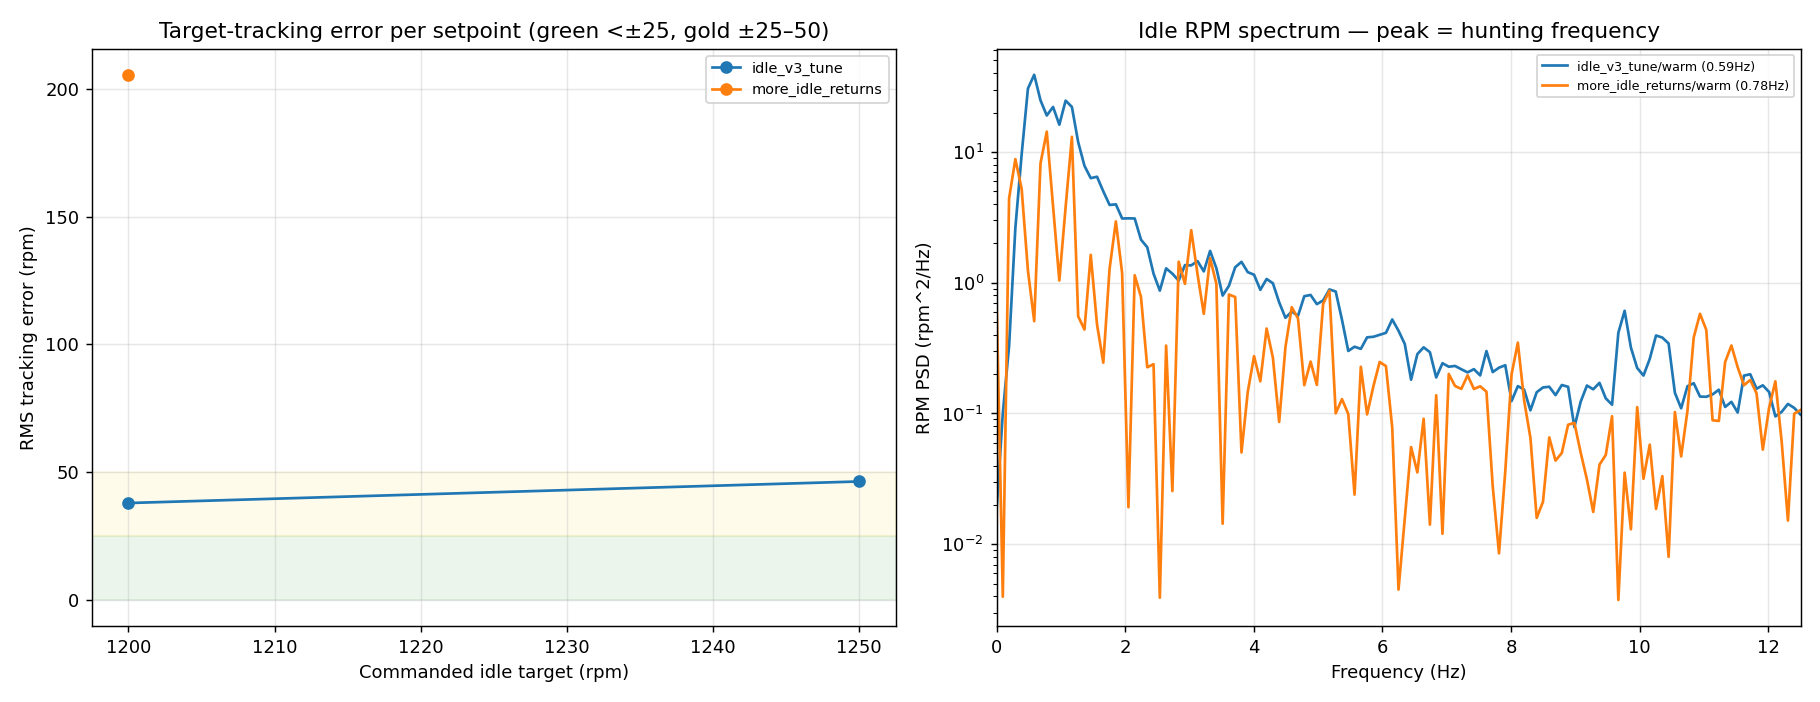

Generate this figure with Python:
"""Idle target-tracking + stability from RPM — the right combustion-stability proxy AT IDLE.

GOAL: idle should TRACK TARGET tightly EVERYWHERE (cold high-idle through warm), so we
measure error vs the commanded `Idle target`, per setpoint, in both thermal regimes.

WHY RPM, NOT KNOCK, AT IDLE
---------------------------
At idle, cylinder pressure is low, so knock ring-down energy is tiny and buried in
injector/valvetrain noise — knock CoV at idle measures mechanical noise, not combustion.
Crank-speed fluctuation is the classic idle combustion-stability proxy (OBD-II misfire
detection works this way): each cylinder's torque impulse accelerates the crank.

TWO METRIC FAMILIES
-------------------
  TRACKING (vs target)            STABILITY (scatter)
  - bias   = mean(RPM - target)   - hold_CoV  = std(RPM)/mean      (hunting + jitter)
  - RMS err= sqrt(mean(e^2))      - jitter_CoV= std(RPM-trend)/mean (fast only)
  - %within +/-25, +/-50 rpm      - hunt_Hz   = dominant RPM-PSD peak (hunting limit cycle)
  CoV-around-own-mean forgives a steady offset from target; RMS error does NOT. Report both.

OEM YARDSTICK
-------------
Steady warm idle holds ~+/-20-50 rpm of target (std ~10-15 rpm, CoV ~1.5-2%, COV-of-IMEP
<5%). >10% COV-of-IMEP is the perceived-roughness limit. Transients (AC, gear engage) get a
bigger momentary excursion but should settle in ~1-2 s without hunting.

SAMPLE-RATE WALL
----------------
Idle firing freq (6-cyl 4-stroke @ ~1000 rpm) ~= 50 Hz. A 25 Hz log (Nyquist 12.5 Hz)
aliases per-firing content into the low band, so hold/jitter CoV = idle QUALITY, NOT a
COV-of-IMEP number. 100 Hz exports (Nyquist 50 Hz) sharpen the hunting PSD but still can't
give honest per-cycle combustion CoV.

THERMAL REGIME
--------------
warm vs warmup is decided by CLT when logged (>= WARM_CLT), else by `Idle target` relative
to the log's lowest steady target (high target == cold). Both regimes are reported; nothing
is thrown away. Per-target-band table shows tracking AT EACH commanded setpoint.

STEADINESS GATE: by RPM slew rate (not closeness to target), so a steady-but-OFFSET idle is
kept (it's a tracking miss we want to see) while returns/flares are excluded.

Run:    python supra/scripts/idle_stability.py
Output: per-target-band + per-regime tables, and supra/scripts/idle_stability.png
"""
import os
import numpy as np
import pandas as pd
import matplotlib
matplotlib.use("Agg")
import matplotlib.pyplot as plt

# ---- config -------------------------------------------------------------------
OD = r"C:/Users/WTCra/OneDrive/Documents/EMU_BLACK_V3/Supra"
ODL = OD + "/LogAutosave"

LOGS = [
    ("idle_v3_tune",      "supra/logs/idle_log_v3_tune.csv"),
    ("more_idle_returns", "supra/logs/more_idle_returns.csv"),
    ("drive_wobble",      "supra/logs/drive_wobble.csv"),
]

TPS_MARGIN     = 1.5    # %  above auto-detected closed-throttle TPS still "closed"
TPS_CLOSED_PCT = 2.0    # percentile estimating closed-throttle TPS
VSS_MAX        = 2.0    # <= this is stationary
RPM_LO, RPM_HI = 550, 2000   # absolute idle/high-idle sanity window
RATE_MAX       = 300.0  # rpm/s; |dRPM/dt| above this = transient (return/flare) -> excluded
RATE_K         = 3      # samples for the rate estimate (~0.12 s @ 25 Hz)
MIN_SEG_S      = 4.0    # minimum steady stretch
GAP_BRIDGE_S   = 0.5    # bridge sub-blip breaks
TREND_S        = 1.0    # rolling-mean window defining "slow drift" for jitter
WARM_CLT       = 80.0   # degC; CLT >= this == warm (when CLT logged)
TGT_WARM_MARGIN= 100.0  # rpm; target <= min_steady_target + this == warm (CLT fallback)
WARN_RATE_HZ   = 40.0

NUMCOLS = ["TIME", "RPM", "Idle target", "TPS", "Vehicle Speed", "CLT", "Charge temp"]


def load(path):
    df = pd.read_csv(path, sep=";", decimal=".", low_memory=False)
    for c in NUMCOLS:
        if c in df.columns:
            df[c] = pd.to_numeric(df[c], errors="coerce")
    return df


def sample_rate(df):
    dt = np.median(np.diff(df["TIME"].values))
    return (1.0 / dt if dt > 0 else np.nan), dt


def steady_mask(df, tps_closed, dt):
    m = pd.Series(True, index=df.index)
    if "TPS" in df:
        m &= df["TPS"] <= tps_closed + TPS_MARGIN
    if "Vehicle Speed" in df:
        m &= df["Vehicle Speed"].fillna(0).abs() <= VSS_MAX
    m &= df["RPM"].between(RPM_LO, RPM_HI)
    if "Idle target" in df:
        m &= df["Idle target"].notna()
    # slew-rate gate: settled, not mid-transient
    tdt = df["TIME"].diff(RATE_K)
    slew = (df["RPM"].diff(RATE_K) / tdt.where(tdt > 0)).abs()
    m &= slew.fillna(0) <= RATE_MAX
    return m.fillna(False)


def runs(mask, dt):
    bridge = max(1, int(round(GAP_BRIDGE_S / dt)))
    idx = np.where(mask.values)[0]
    if len(idx) == 0:
        return []
    out, s, prev = [], idx[0], idx[0]
    for i in idx[1:]:
        if i - prev <= bridge:
            prev = i
        else:
            out.append((s, prev)); s = prev = i
    out.append((s, prev))
    minlen = int(round(MIN_SEG_S / dt))
    return [(a, b) for a, b in out if (b - a + 1) >= minlen]


def welch_psd(x, fs, nperseg=None):
    x = np.asarray(x, float); x = x - x.mean(); n = len(x)
    if n < 16:
        return np.array([]), np.array([])
    nperseg = int(min(256, n) if nperseg is None else nperseg)
    step = max(1, nperseg // 2); win = np.hanning(nperseg)
    scale = 1.0 / (fs * (win ** 2).sum())
    starts = list(range(0, n - nperseg + 1, step)) or [0]
    acc = None
    for st in starts:
        seg = x[st:st + nperseg] * win
        if len(seg) < nperseg:
            seg = np.pad(seg, (0, nperseg - len(seg)))
        p = np.abs(np.fft.rfft(seg)) ** 2 * scale
        acc = p if acc is None else acc + p
    return np.fft.rfftfreq(nperseg, 1.0 / fs), acc / len(starts)


def dom_freq(x, fs):
    f, p = welch_psd(x, fs)
    if len(f) == 0:
        return np.nan, f, p
    band = (f >= 0.1) & (f <= fs / 2)
    if not band.any():
        return np.nan, f, p
    return f[band][int(np.argmax(p[band]))], f, p


def metrics(e, rpm):
    e = np.asarray(e, float); rpm = np.asarray(rpm, float)
    mu = np.nanmean(rpm)
    return dict(n=len(e), mean_rpm=mu,
                bias=np.nanmean(e), rms=np.sqrt(np.nanmean(e ** 2)),
                std=np.nanstd(rpm),
                p25=100 * np.nanmean(np.abs(e) <= 25),
                p50=100 * np.nanmean(np.abs(e) <= 50),
                cov=100 * np.nanstd(rpm) / mu if mu else np.nan)


def analyse(label, path):
    if not os.path.exists(path):
        print(f"  {label}: missing"); return None
    df = load(path)
    if "RPM" not in df or "Idle target" not in df:
        print(f"  {label}: missing RPM/Idle target"); return None
    fs, dt = sample_rate(df)
    tps_closed = (np.nanpercentile(df["TPS"], TPS_CLOSED_PCT)
                  if "TPS" in df and df["TPS"].notna().any() else 0.0)
    segs = runs(steady_mask(df, tps_closed, dt), dt)
    if not segs:
        print(f"  {label}: no steady idle segments (fs={fs:.0f}Hz, closedTPS~{tps_closed:.1f}%)")
        return None

    has_clt = "CLT" in df and df["CLT"].notna().any()
    min_tgt = min(df["Idle target"].iloc[a:b + 1].median() for a, b in segs)

    rows, trend_win = [], max(3, int(round(TREND_S / dt)) | 1)
    longest = {"warm": None, "warmup": None}
    for (a, b) in segs:
        seg = df.iloc[a:b + 1]
        rpm = seg["RPM"].astype(float).values
        tgt = seg["Idle target"].astype(float).values
        if len(rpm) < trend_win:
            continue
        clt = float(np.nanmedian(seg["CLT"])) if has_clt else np.nan
        warm = (clt >= WARM_CLT) if has_clt else (np.nanmedian(tgt) <= min_tgt + TGT_WARM_MARGIN)
        regime = "warm" if warm else "warmup"
        e = rpm - tgt
        trend = pd.Series(rpm).rolling(trend_win, center=True, min_periods=1).mean().values
        dur = seg["TIME"].iloc[-1] - seg["TIME"].iloc[0]
        rows.append(dict(regime=regime, dur=dur, clt=clt,
                         tgt_band=int(round(np.nanmedian(tgt) / 50.0) * 50),
                         rpm=rpm, tgt=tgt, e=e, resid=rpm - trend, mean_rpm=np.nanmean(rpm)))
        if longest[regime] is None or dur > longest[regime]["dur"]:
            longest[regime] = dict(dur=dur, resid=rpm - trend)
    return dict(label=label, fs=fs, has_clt=has_clt, rows=rows, longest=longest)


def pool(rows, key=None, val=None):
    sel = [r for r in rows if (key is None or r[key] == val)]
    if not sel:
        return None
    e = np.concatenate([r["e"] for r in sel])
    rpm = np.concatenate([r["rpm"] for r in sel])
    m = metrics(e, rpm)
    m["dur"] = sum(r["dur"] for r in sel)
    clts = [r["clt"] for r in sel if not np.isnan(r["clt"])]
    m["clt"] = np.mean(clts) if clts else np.nan
    # jitter (fast) CoV from residuals
    resid = np.concatenate([r["resid"] for r in sel])
    m["jit"] = 100 * np.nanstd(resid) / m["mean_rpm"] if m["mean_rpm"] else np.nan
    return m


def main():
    print("Idle target-tracking + stability (RPM)\n")
    results = [r for r in (analyse(l, p) for l, p in LOGS) if r and r["rows"]]
    if not results:
        print("No usable steady idle segments."); return

    for r in results:
        print(f"\n#### {r['label']}   (fs={r['fs']:.0f} Hz"
              f"{', CLT logged' if r['has_clt'] else ', no CLT -> target-based regime'})")
        # per thermal regime
        print(f"  {'regime':8s}{'time_s':>8s}{'meanCLT':>8s}{'mean_rpm':>9s}"
              f"{'bias':>7s}{'RMSerr':>8s}{'std':>6s}{'±25%':>7s}{'±50%':>7s}{'jitCoV':>8s}{'hunt_Hz':>9s}")
        for reg in ("warmup", "warm"):
            m = pool(r["rows"], "regime", reg)
            if not m:
                continue
            lg = r["longest"][reg]
            hz = dom_freq(lg["resid"], r["fs"])[0] if lg else np.nan
            clt = f"{m['clt']:.0f}" if not np.isnan(m['clt']) else "  --"
            print(f"  {reg:8s}{m['dur']:8.1f}{clt:>8s}{m['mean_rpm']:9.0f}"
                  f"{m['bias']:+7.0f}{m['rms']:8.1f}{m['std']:6.1f}"
                  f"{m['p25']:6.0f}%{m['p50']:6.0f}%{m['jit']:7.2f}%{hz:9.2f}")
        # per commanded target band
        bands = sorted({r2["tgt_band"] for r2 in r["rows"]})
        print(f"  {'target':>8s}{'time_s':>8s}{'mean_rpm':>9s}{'bias':>7s}{'RMSerr':>8s}{'±25%':>7s}{'±50%':>7s}")
        for tb in bands:
            m = pool(r["rows"], "tgt_band", tb)
            print(f"  {tb:8d}{m['dur']:8.1f}{m['mean_rpm']:9.0f}{m['bias']:+7.0f}"
                  f"{m['rms']:8.1f}{m['p25']:6.0f}%{m['p50']:6.0f}%")

    if any(r["fs"] < WARN_RATE_HZ for r in results):
        print(f"\n* fs < {WARN_RATE_HZ:.0f} Hz: idle firing ~50 Hz aliases below Nyquist. "
              f"CoV/jitter = idle QUALITY, not COV-of-IMEP. Export 100 Hz to sharpen hunt PSD.")

    # ---- plot: per-target RMS error + PSD ----
    fig, (ax1, ax2) = plt.subplots(1, 2, figsize=(14, 5.4))
    for r in results:
        bands = sorted({x["tgt_band"] for x in r["rows"]})
        rms = [pool(r["rows"], "tgt_band", tb)["rms"] for tb in bands]
        ax1.plot(bands, rms, "o-", label=r["label"])
    ax1.axhspan(0, 25, color="green", alpha=.08); ax1.axhspan(25, 50, color="gold", alpha=.08)
    ax1.set_xlabel("Commanded idle target (rpm)"); ax1.set_ylabel("RMS tracking error (rpm)")
    ax1.set_title("Target-tracking error per setpoint (green <±25, gold ±25–50)")
    ax1.legend(fontsize=8); ax1.grid(alpha=.3)
    for r in results:
        for reg in ("warmup", "warm"):
            lg = r["longest"][reg]
            if lg:
                hz, f, p = dom_freq(lg["resid"], r["fs"])
                if len(f):
                    ax2.semilogy(f, p, label=f"{r['label']}/{reg} ({hz:.2f}Hz)")
    ax2.set_xlim(0, min(15, max(r["fs"] for r in results) / 2))
    ax2.set_xlabel("Frequency (Hz)"); ax2.set_ylabel("RPM PSD (rpm^2/Hz)")
    ax2.set_title("Idle RPM spectrum — peak = hunting frequency")
    ax2.legend(fontsize=7); ax2.grid(alpha=.3)
    fig.tight_layout()
    out = "supra/scripts/idle_stability.png"
    fig.savefig(out, dpi=130)
    print(f"\nplot -> {out}")


if __name__ == "__main__":
    main()
